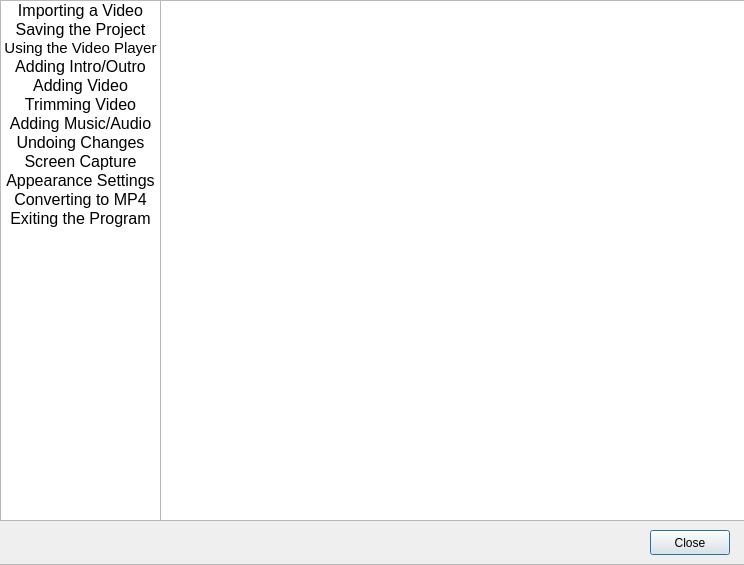
<?xml version="1.0" encoding="UTF-8"?>
<ui version="4.0">
 <class>Tutorial</class>
 <widget class="QDialog" name="Tutorial">
  <property name="geometry">
   <rect>
    <x>0</x>
    <y>0</y>
    <width>744</width>
    <height>565</height>
   </rect>
  </property>
  <property name="sizePolicy">
   <sizepolicy hsizetype="Fixed" vsizetype="Fixed">
    <horstretch>0</horstretch>
    <verstretch>0</verstretch>
   </sizepolicy>
  </property>
  <property name="windowTitle">
   <string>FlickFix Tutorial</string>
  </property>
  <widget class="QListWidget" name="listWidget">
   <property name="geometry">
    <rect>
     <x>0</x>
     <y>0</y>
     <width>161</width>
     <height>521</height>
    </rect>
   </property>
   <property name="font">
    <font>
     <pointsize>10</pointsize>
    </font>
   </property>
   <property name="itemAlignment">
    <set>Qt::AlignCenter</set>
   </property>
   <item>
    <property name="text">
     <string>Importing a Video</string>
    </property>
    <property name="font">
     <font>
      <pointsize>12</pointsize>
     </font>
    </property>
    <property name="textAlignment">
     <set>AlignCenter</set>
    </property>
   </item>
   <item>
    <property name="text">
     <string>Saving the Project</string>
    </property>
    <property name="font">
     <font>
      <pointsize>12</pointsize>
     </font>
    </property>
    <property name="textAlignment">
     <set>AlignCenter</set>
    </property>
   </item>
   <item>
    <property name="text">
     <string>Using the Video Player</string>
    </property>
    <property name="font">
     <font>
      <pointsize>11</pointsize>
     </font>
    </property>
    <property name="textAlignment">
     <set>AlignCenter</set>
    </property>
   </item>
   <item>
    <property name="text">
     <string>Adding Intro/Outro</string>
    </property>
    <property name="font">
     <font>
      <pointsize>12</pointsize>
     </font>
    </property>
    <property name="textAlignment">
     <set>AlignCenter</set>
    </property>
   </item>
   <item>
    <property name="text">
     <string>Adding Video</string>
    </property>
    <property name="font">
     <font>
      <pointsize>12</pointsize>
     </font>
    </property>
    <property name="textAlignment">
     <set>AlignCenter</set>
    </property>
   </item>
   <item>
    <property name="text">
     <string>Trimming Video</string>
    </property>
    <property name="font">
     <font>
      <pointsize>12</pointsize>
     </font>
    </property>
    <property name="textAlignment">
     <set>AlignCenter</set>
    </property>
   </item>
   <item>
    <property name="text">
     <string>Adding Music/Audio</string>
    </property>
    <property name="font">
     <font>
      <pointsize>12</pointsize>
     </font>
    </property>
    <property name="textAlignment">
     <set>AlignCenter</set>
    </property>
   </item>
   <item>
    <property name="text">
     <string>Undoing Changes</string>
    </property>
    <property name="font">
     <font>
      <pointsize>12</pointsize>
     </font>
    </property>
    <property name="textAlignment">
     <set>AlignCenter</set>
    </property>
   </item>
   <item>
    <property name="text">
     <string>Screen Capture</string>
    </property>
    <property name="font">
     <font>
      <pointsize>12</pointsize>
     </font>
    </property>
    <property name="textAlignment">
     <set>AlignCenter</set>
    </property>
   </item>
   <item>
    <property name="text">
     <string>Appearance Settings</string>
    </property>
    <property name="font">
     <font>
      <pointsize>12</pointsize>
     </font>
    </property>
    <property name="textAlignment">
     <set>AlignCenter</set>
    </property>
   </item>
   <item>
    <property name="text">
     <string>Converting to MP4</string>
    </property>
    <property name="font">
     <font>
      <pointsize>12</pointsize>
     </font>
    </property>
    <property name="textAlignment">
     <set>AlignCenter</set>
    </property>
   </item>
   <item>
    <property name="text">
     <string>Exiting the Program</string>
    </property>
    <property name="font">
     <font>
      <pointsize>12</pointsize>
     </font>
    </property>
    <property name="textAlignment">
     <set>AlignCenter</set>
    </property>
   </item>
  </widget>
  <widget class="QFrame" name="frame">
   <property name="geometry">
    <rect>
     <x>-10</x>
     <y>520</y>
     <width>771</width>
     <height>45</height>
    </rect>
   </property>
   <property name="frameShape">
    <enum>QFrame::StyledPanel</enum>
   </property>
   <property name="frameShadow">
    <enum>QFrame::Raised</enum>
   </property>
   <widget class="QPushButton" name="pushButton_Close">
    <property name="geometry">
     <rect>
      <x>660</x>
      <y>10</y>
      <width>80</width>
      <height>25</height>
     </rect>
    </property>
    <property name="text">
     <string>Close</string>
    </property>
   </widget>
  </widget>
  <widget class="QTextEdit" name="textEdit">
   <property name="geometry">
    <rect>
     <x>160</x>
     <y>0</y>
     <width>591</width>
     <height>521</height>
    </rect>
   </property>
   <property name="font">
    <font>
     <pointsize>10</pointsize>
    </font>
   </property>
  </widget>
 </widget>
 <resources/>
 <connections/>
</ui>
